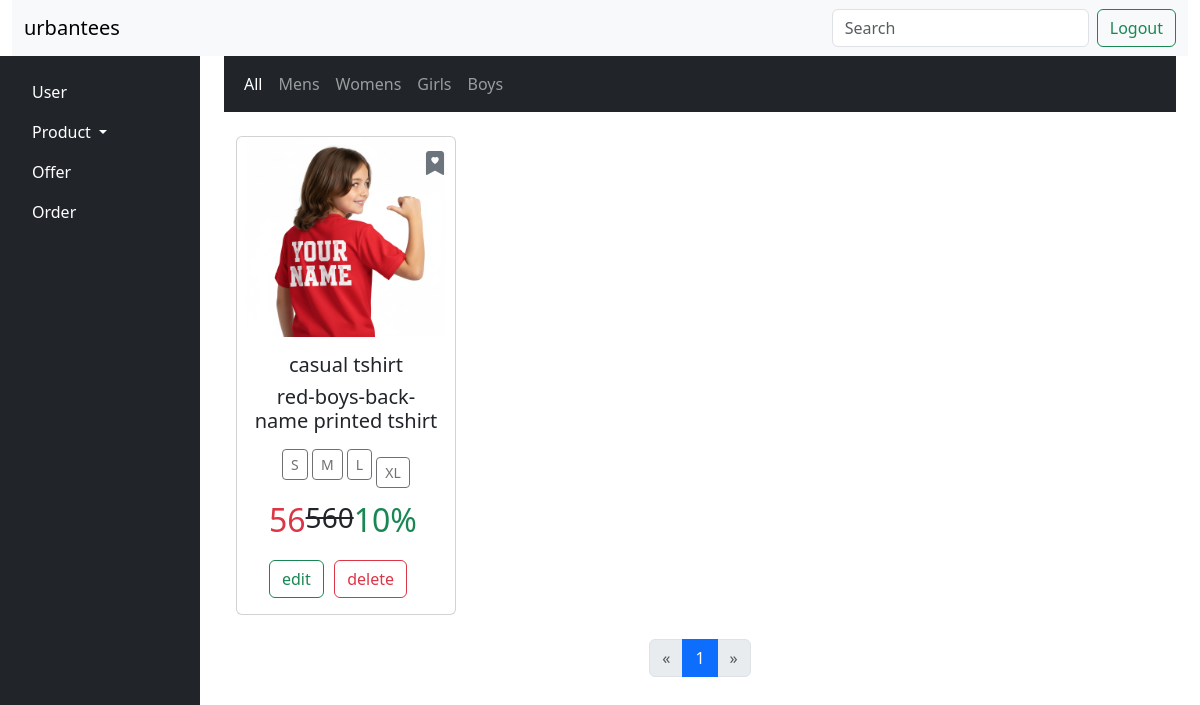
The app's page /admin_view_product, older data.
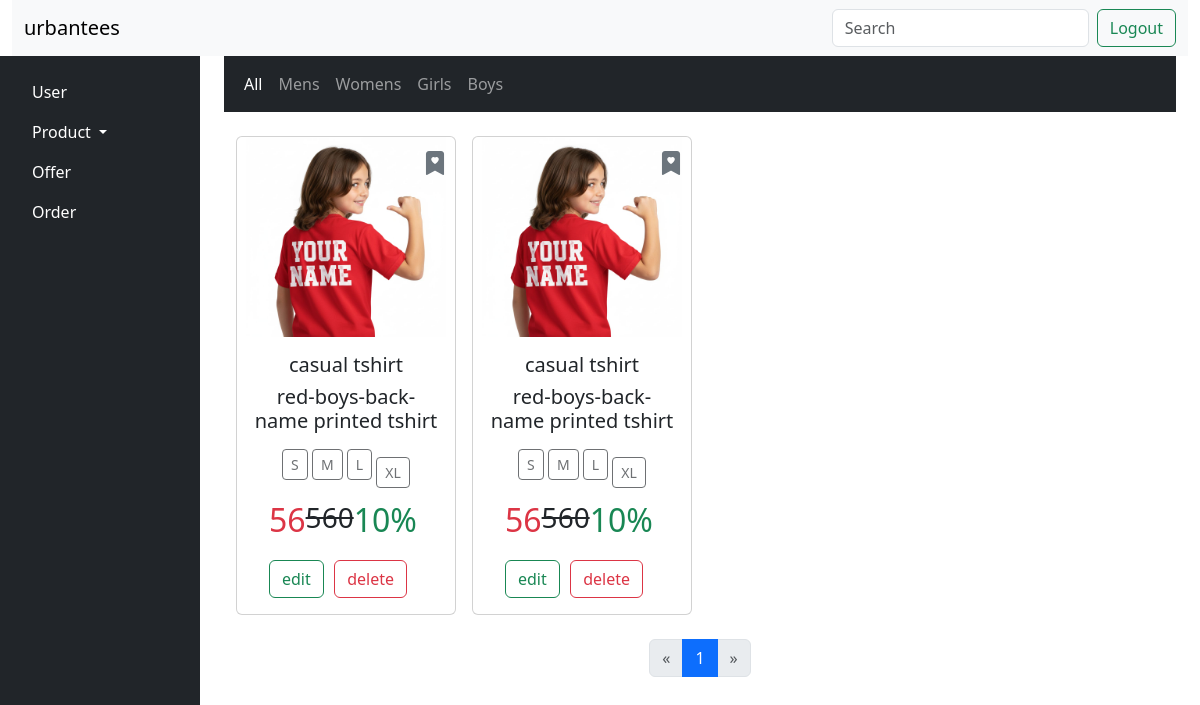
The same page, newer data.
### urban_tees_app/models.py (models this page shows, shortened)
class Product(models.Model):
    CATEGORY_CHOICES = [
        ('mens', 'Mens'),
        ('womens', 'Womens'),
        ('girls', 'Girls'),
        ('boys', 'Boys'),
    ]
    item_image1 = models.CharField(max_length=255)
    item_image2 = models.CharField(max_length=255)
    item_image3 = models.CharField(max_length=255)
    item_image4 = models.CharField(max_length=255)
    item_name = models.CharField(max_length=255)
    item_description = models.CharField(max_length=255)
    new_price = models.IntegerField()
    old_price = models.IntegerField()
    offer = models.IntegerField()
    category = models.CharField(max_length=10, choices=CATEGORY_CHOICES)
    small_size=models.IntegerField()
    medium_size=models.IntegerField()
    large_size=models.IntegerField()
    extralarge_size=models.IntegerField()

### urban_tees_app/views.py (the view)
# urls.py: path('admin_view_product',views.admin_view_product,name='admin_view_product'),
def admin_view_product(request):
    item_details = Product.objects.all()
    paginator = Paginator(item_details,4)
    page_number = request.GET.get('page')
    page_obj = paginator.get_page(page_number)
    return render(request, 'admin_view_product.html', {'item':item_details,'page_obj': page_obj})

### urban_tees_app/templates/admin_view_product.html (shortened to what the changed rows need)
{% extends 'admin_layout.html' %}
{% load static %}
{% block content %}
<div class="grid text-center container-fluid" style="--bs-columns: 3;">
<div class="container mt-4">
    <div class="row g-3">
        {% for pro in page_obj %}
        <div class="col-12 col-sm-6 col-md-4 col-lg-3 d-flex">
            <div class="card w-100 position-relative">
                <button class="btn position-absolute top-0 end-0 m-2 p-0 bookmark-btn"
                    style="background: none; border: none;">
                    <i class="bi bi-bookmark-heart-fill fs-4 text-secondary"></i>
                </button>
                <a href="{% url 'user_single_product' pro.id %}">
                    <img src="{% static pro.item_image1 %}" class="card-img-top" alt="product image"
                        style="height: auto; max-height: 200px; object-fit: contain;">
                </a>
                <div class="card-body">
                    <h5 class="card-title">{{ pro.item_name }}</h5>
                    <h5 class="card-text">{{ pro.item_description }}</h5>
                </div>
                <div>
                    <p class="card-text btn btn-outline-dark btn-sm disabled">S</p>
                    <p class="card-text btn btn-outline-dark btn-sm disabled">M</p>
                    <p class="card-text btn btn-outline-dark btn-sm disabled">L</p>
                    <p class="card-text btn btn-outline-dark btn-sm disabled">XL</p>
                </div>
                <ul class="d-flex justify-content-between me-5">
                    <li class="list-group-item text-danger fs-2">{{ pro.new_price }}</li>
                    <li class="list-group-item fs-3"><del>{{ pro.old_price }}</del></li>
                    <li class="list-group-item text-success fs-2">{{ pro.offer }}%</li>
                </ul>
                    <ul class=" d-flex justify-content-between me-5">
                        <a class="btn btn-outline-success" href="{% url 'admin_edit' pro.id  %}">edit</a>
                        <a class="btn btn-outline-danger" href="{% url 'admin_delete_product' pro.id %}">delete</a>
                    </ul>
            </div>
        </div>
        {% empty %}
        <p>No products found.</p>
        {% endfor %}
    </div>
</div>
<div class="grid text-center container-fluid mt-4">
    <nav aria-label="Page navigation">
        <ul class="pagination justify-content-center">
            {% for num in page_obj.paginator.page_range %}
            {% if page_obj.number == num %}
            <li class="page-item active"><span class="page-link">{{ num }}</span></li>
            {% else %}
            <li class="page-item"><a class="page-link" href="?page={{ num }}">{{ num }}</a></li>
            {% endif %}
            {% endfor %}
        </ul>
    </nav>
</div>
</div>
{% endblock %}

Row changes from the older to the newer data that the page shows:
added Product: item_image1 (picture), item_name "casual tshirt", item_description "red-boys-back-name printed tshirt", new_price "56", old_price "560", offer "10"
